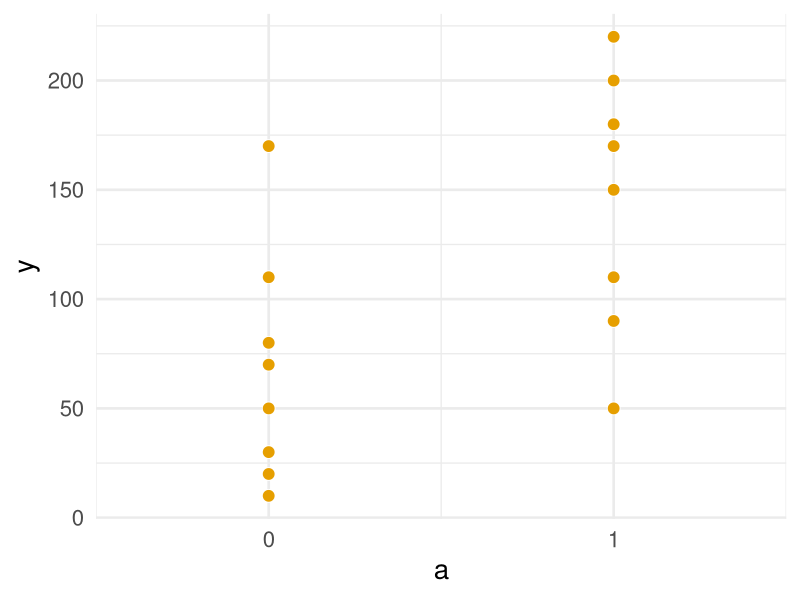

This figure's R source: (Note: this script raises an error after producing the figure.)
## ---- chunk 1
library(tidyverse)
library(broom)

binary_a_df <- data.frame(a = c(rep(1, 8), rep(0, 8)),
           y = c(200, 150, 220, 110, 50, 180, 90, 170, 
                 170, 30, 70, 110, 80, 50, 10, 20))

ggplot(binary_a_df, aes(a, y)) +
  geom_point(size = 4, col = "white", fill = "#E69F00", shape = 21) +
  scale_x_continuous(breaks = c(0, 1), expand = expand_scale(.5)) + 
  theme_minimal(base_size = 20)
## ---- chunk 2
binary_a_df %>% 
  group_by(a) %>% 
  summarize(n = n(), mean = mean(y), sd = sd(y), 
            minimum = min(y), maximum = max(y)) %>% 
  kable(digits = 2)
## ---- chunk 3
categorical_a_df <- data.frame(a = sort(rep(1:4, 4)),
                               y = c(110, 80, 50, 40, 170, 30, 70, 50, 
                                     110, 50, 180, 130, 200, 150, 220, 210))

ggplot(categorical_a_df, aes(a, y)) +
  geom_point(size = 4, col = "white", fill = "#E69F00",  shape = 21) +
  scale_x_continuous(breaks = 1:4, expand = expand_scale(.25)) + 
  theme_minimal(base_size = 20)
## ---- chunk 4
categorical_a_df %>% 
  group_by(a) %>% 
  summarize(n = n(), mean = mean(y), sd = sd(y), minimum = min(y), maximum = max(y)) %>% 
  kable(digits = 2)
## ---- chunk 5
continuous_a_df <- data.frame(a = c(3,11,17,23,29,37,41,53,
                                    67,79,83,97,60,71,15,45),
                              y = c(21,54,33,101,85,65,157,120,
                                    111,200,140,220,230,217,11,190))


ggplot(continuous_a_df, aes(a, y)) +
  geom_point(size = 4, col = "white", fill = "#E69F00",  shape = 21) +
  theme_minimal(base_size = 20)
## ---- chunk 6
ggplot(continuous_a_df, aes(a, y)) +
  geom_point(size = 4, col = "white", fill = "grey85", shape = 21) +
  geom_smooth(method = "lm", se = FALSE, col = "#E69F00", size = 1.2) + 
  theme_minimal(base_size = 20) 
## ---- chunk 7
linear_regression <- lm(y ~ a, data = continuous_a_df)

linear_regression %>% 
  tidy(conf.int = TRUE) %>% 
  select(-statistic, -p.value) %>% 
  knitr::kable(digits = 2)

linear_regression %>% 
  predict(newdata = data.frame(a = 90))
## ---- chunk 8
lm(y ~ a, data = binary_a_df) %>% 
  tidy(conf.int = TRUE) %>% 
  select(-statistic, -p.value) %>% 
  knitr::kable(digits = 2)
## ---- chunk 9
smoothed_regression <- lm(y ~ a + I(a^2), data = continuous_a_df) 

smoothed_regression %>% 
  tidy(conf.int = TRUE) %>% 
  select(-statistic, -p.value) %>% 
  mutate(term = ifelse(term == "I(a^2)", "a^2", term)) %>% 
  knitr::kable(digits = 2) 
## ---- chunk 10
ggplot(continuous_a_df, aes(a, y)) +
  geom_point(size = 4, col = "white", fill = "grey85", shape = 21) +
  geom_smooth(method = "lm", se = FALSE, col = "#E69F00", formula = y ~ x + I(x^2), size = 1.2) + 
  theme_minimal(base_size = 20) 
## ---- chunk 11
smoothed_regression %>% 
  predict(newdata = data.frame(a = 90))
